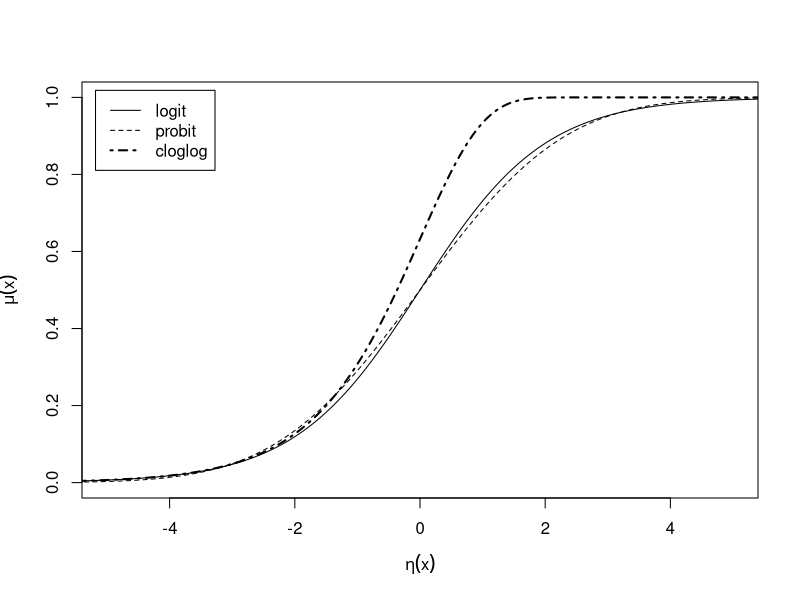
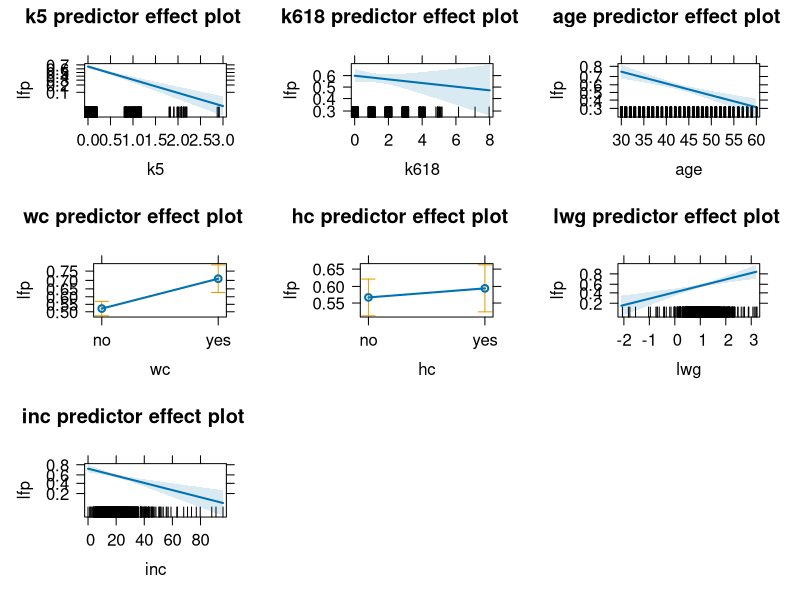
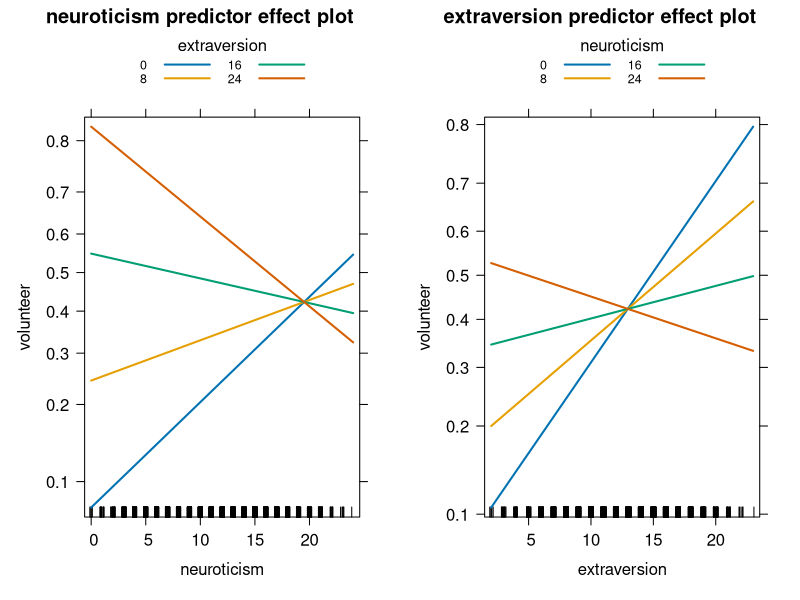
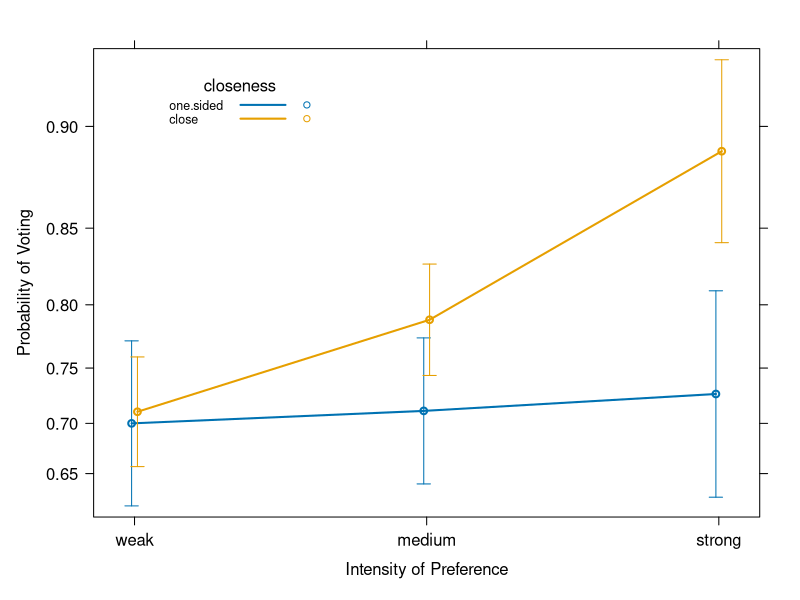
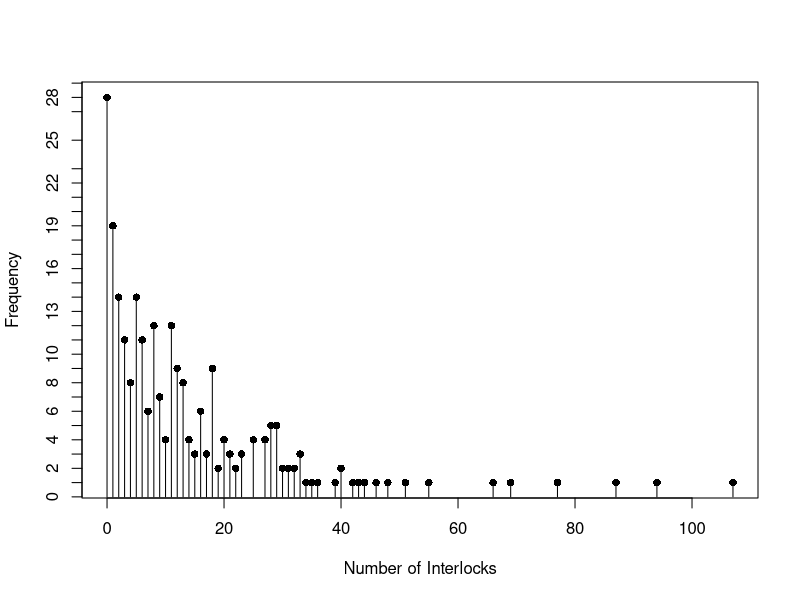
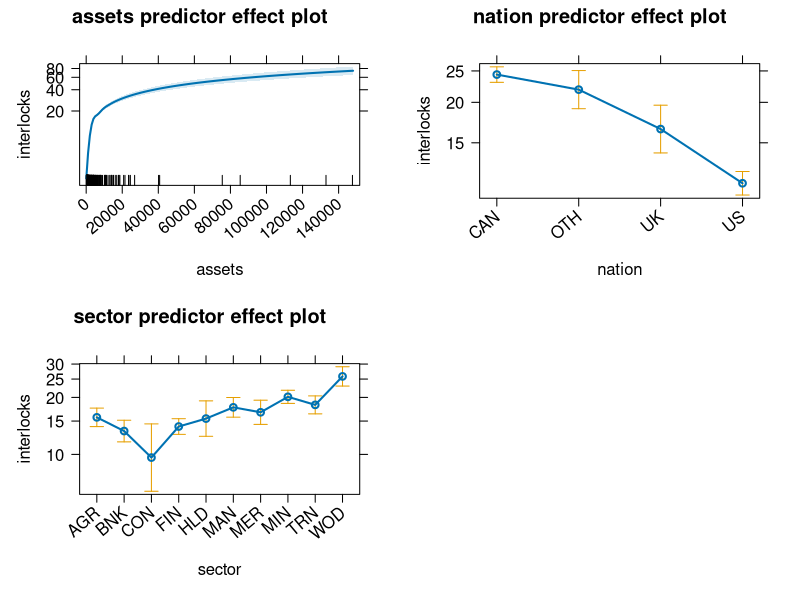
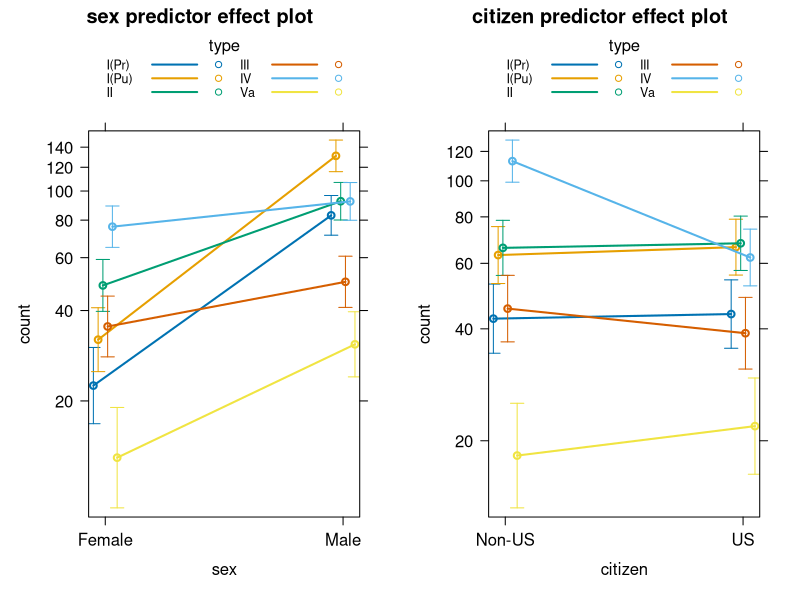
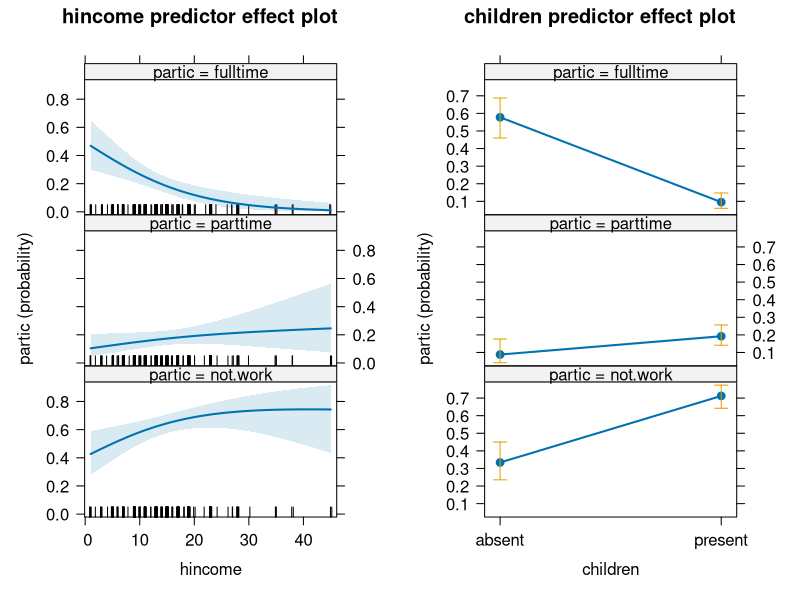

The R script that drew these images, in order:
##-----------------------------------------------------##
##  An R Companion to Applied Regression, 3rd Edition  ##
##      J. Fox and S. Weisberg, Sage Publications      ##
##               Script for Chapter  6                 ##
##-----------------------------------------------------##

Probit <- binomial(link=probit)
Logit <- binomial(link=logit)
Cloglog <- binomial(link=cloglog)
range <- seq(-10,10,length=1000)
plot(range,Logit$linkinv(range),type="l", xlim=c(-5,5), lty=1,
       xlab=expression(eta(x)), ylab=expression(mu(x)))
lines(sqrt(pi^2/3)*range, Probit$linkinv(range), lty=2)
lines(range,Cloglog$linkinv(range), lty=4, lwd=2)
legend("topleft",c("logit", "probit", "cloglog"), lty=c(1,2,4),
       lwd=c(1,1,2), inset=0.02)

library("car")
summary(Mroz)

mroz.mod <- glm(lfp ~ k5 + k618 + age + wc + hc + lwg + inc,
   family=binomial, data=Mroz)


S(mroz.mod)

brief(Cowles)
sum(Cowles$volunteer == "yes") # number yes

cowles.mod <- glm(volunteer ~ sex + neuroticism*extraversion,
    data=Cowles, family=binomial)
brief(cowles.mod, pvalues=TRUE)

library("effects")
plot(predictorEffects(mroz.mod))

plot(predictorEffects(cowles.mod, ~ neuroticism + extraversion,
    xlevels=list(neuroticism=seq(0, 24, by=8),
        extraversion=seq(0, 24, by=8))),
    lines=list(multiline=TRUE))

mroz.mod.2 <- update(mroz.mod, . ~ . - k5 - k618)
anova(mroz.mod.2, mroz.mod, test="Chisq")

brief(cowles.mod.0 <- update(cowles.mod,
    . ~ . - neuroticism:extraversion))
anova(cowles.mod.0, cowles.mod, test="Chisq")

Anova(mroz.mod)

Anova(cowles.mod)

linearHypothesis(mroz.mod, c("k5", "k618"))

linearHypothesis(mroz.mod, "k5 = k618")

opts <- options(digits=5)

head(predict(mroz.mod)) # first few values

head(predict(mroz.mod, type="response"))

options(opts)

predict.data <- data.frame(sex=c("female", "male"),
    neuroticism=rep(12, 2), extraversion=rep(12, 2))
predict.data$p.volunteer <- predict(cowles.mod,
    newdata=predict.data, type="response")
predict.data

Campbell <- data.frame(
    closeness = factor(rep(c("one.sided", "close"), c(3, 3)),
        levels=c("one.sided", "close")),
    preference = factor(rep(c("weak", "medium", "strong"), 2),
        levels=c("weak", "medium", "strong")),
    voted = c(91, 121, 64, 214, 284, 201),
    did.not.vote = c(39, 49, 24, 87, 76, 25)
)
Campbell

campbell.mod <- glm(cbind(voted, did.not.vote) ~
    closeness*preference, family=binomial, data=Campbell)

predict(campbell.mod)
residuals(campbell.mod)

plot(predictorEffects(campbell.mod, ~ preference),
    main="", confint=list(style="bars"),
    lines=list(multiline=TRUE),
    xlab="Intensity of Preference",
    ylab="Probability of Voting",
    lattice=list(key.args=list(x=0.1, y=0.95, corner=c(0, 1))))

library("emmeans")
emmeans(campbell.mod,
    pairwise ~ closeness | preference)$contrasts

campbell.mod.2 <- update(campbell.mod,
    . ~ . - closeness:preference) # no interactions
anova(campbell.mod.2, campbell.mod, test="Chisq")
Anova(campbell.mod)

deviance(campbell.mod.2)
df.residual(campbell.mod.2)
pchisq(deviance(campbell.mod.2), 2, lower.tail=FALSE)

set.seed(123456)

(Campbell.temp <- reshape(Campbell[, 1:4],
    varying=list(response=3:4), direction="long",
    timevar="turnout", v.names="count"))

Campbell.long <- NULL
for (i in 1:nrow(Campbell.temp)){
    rows <- Campbell.temp[rep(i, Campbell.temp$count[i]), 1:3]
    Campbell.long <- rbind(Campbell.long, rows)
}

Campbell.long$turnout <-
    ifelse(Campbell.long$turnout == 2, 0, 1)

ftable(xtabs(~ closeness + preference + turnout,
    data=Campbell.long))

campbell.mod.long <- glm(turnout ~ closeness*preference,
    family=binomial, data=Campbell.long)
compareCoefs(campbell.mod, campbell.mod.long)
Anova(campbell.mod.long)

round(deviance(campbell.mod), 10) # binomial logit model
df.residual(campbell.mod)
deviance(campbell.mod.long)      # binary logit model
df.residual(campbell.mod.long)


brief(Ornstein)

tab <- xtabs(~interlocks, data=Ornstein)

x <- as.numeric(names(tab)) # distinct values of interlocks
plot(x, tab, type="h",
    xlab="Number of Interlocks", ylab="Frequency")
points(x, tab, pch=16)

mod.ornstein <- glm(interlocks ~ log2(assets) + nation + sector,
   family=poisson, data=Ornstein)
S(mod.ornstein)
Anova(mod.ornstein)

plot(predictorEffects(mod.ornstein, xlevels=list(assets=100)),
    axes=list(x=list(rotate=40)))

brief(AMSsurvey[, 1:4])  # a few rows, first 4 columns

(tab.sex.citizen <- xtabs(count ~ sex + citizen,
    data=AMSsurvey))

save.digits <- options(digits=7)

chisq.test(tab.sex.citizen,
    correct=FALSE) # suppress Yates correction

options(save.digits)
remove(save.digits)

100*prop.table(tab.sex.citizen, margin=2)

(AMS2 <- as.data.frame(tab.sex.citizen))

phd.mod.indep <- glm(Freq ~ sex + citizen, family=poisson,
    data=AMS2)
  # estimated expected cell counts assuming independence:
predict(phd.mod.indep, type="response")
deviance(phd.mod.indep) # L.R. test statistic for independence
df.residual(phd.mod.indep)

pchisq(deviance(phd.mod.indep), df=df.residual(phd.mod.indep),
    lower.tail=FALSE)

sum(residuals(phd.mod.indep, type="pearson")^2)

phd.mod.all <- glm(count ~ type*sex*citizen, # saturated model
    family=poisson, data=AMSsurvey)
Anova(phd.mod.all)

phd.mod.1 <- update(phd.mod.all,
    . ~ . - sex:citizen - type:sex:citizen)
deviance(phd.mod.1)
df.residual(phd.mod.1)

pchisq(deviance(phd.mod.1), df.residual(phd.mod.1),
    lower.tail=FALSE)

plot(predictorEffects(phd.mod.1, ~ sex + citizen),
     lines=list(multiline=TRUE),
     lattice=list(key.args=list(columns=2)),
     confint=list(style="bars"))

Campbell.temp$turnout <- factor(Campbell.temp$turnout,
    labels=c("voted", "did.not.vote"))
Campbell.temp

mod.loglin <- glm(count ~ closeness*preference*turnout,
   family=poisson, data=Campbell.temp)
Anova(mod.loglin)

summary(Womenlf)
nrow(Womenlf)

library("nnet")
Womenlf$partic <- factor(Womenlf$partic,
    levels=c("not.work", "parttime", "fulltime"))
mod.multinom <- multinom(partic ~ hincome*children + region,
    data=Womenlf)

Anova(mod.multinom)

mod.multinom.1 <- update(mod.multinom,
    . ~ . - region - hincome:children)

S(mod.multinom.1)

plot(predictorEffects(mod.multinom.1))

plot(Effect(c("hincome", "children"), mod.multinom.1))

plot(Effect(c("hincome", "children"), mod.multinom.1,
        xlevels=50),
    axes=list(y=list(style="stacked")),
    lines=list(col=gray(c(0.2, 0.5, 0.8))))

library("MASS")
mod.polr <- polr(partic ~ hincome + children, data=Womenlf)
S(mod.polr)

plot(Effect(c("hincome", "children"), mod.polr))

plot(Effect(c("hincome", "children"), mod.polr),
    axes=list(y=list(style="stacked")),
    lines=list(col=gray(c(.2, .5, .8))))

plot(Effect(c("hincome", "children"), mod.polr, latent=TRUE))

AIC(mod.multinom.1)
AIC(mod.polr)

poTest(mod.polr)

x <- seq(0.1, 4, by=.02)
d.5 <- dgamma(x, shape=.5, scale=1/.5)
d1 <- dgamma(x, shape=1, scale=1/1)
d2 <- dgamma(x, shape=2, scale=1/2)
d5 <- dgamma(x, shape=5, scale=1/5)
plot(rep(x,4), c(d.5, d1, d2, d5), type='n',
 xlab="y", ylab="p(y)")
lines(x, d.5, lty=1, lwd=2)
lines(x, d1, lty=1, lwd=2)
lines(x, d2, lty=1, lwd=2)
lines(x, d5, lty=1, lwd=2)
text (c(0.1,0.2, 0.8, 1.0), c( 1.1, 0.85, 0.65, 0.9), pos=4,
labels=c(expression(alpha == 0.5),
    expression(alpha == 1),expression(alpha == 2),
    expression(alpha == 5)))
abline(h=0, lty=2)

trans.gamma <- glm(time ~ t1 + t2, family=Gamma(link=identity),
    data=Transact)
S(trans.gamma)

gamma.shape(trans.gamma)

set.seed(12134) # for reproducibility
deltaMethod(trans.gamma, "t1/t2")
boot.trans <- Boot(trans.gamma)
ratio <- boot.trans$t[, "t1"]/boot.trans$t[, "t2"]
c("t1/t2"=as.vector(coef(trans.gamma)[2]/coef(trans.gamma)[3]),
    bootSE=sd(ratio), quantile(ratio, c(0.025, 0.975)))

(phihat <- sum(residuals(mod.ornstein, type="pearson")^2)/
         df.residual(mod.ornstein))

S(mod.ornstein, dispersion=phihat, brief=TRUE)

Anova(mod.ornstein, test.statistic="F")


mod.ornstein.nb <- update(mod.ornstein,
    family=negative.binomial(1.5))

thetas <- seq(0.5, 2.5, by=0.5)
aics <- rep(0, 5) # allocate vector
for (i in seq(along=thetas)) {
    aics[i] <- AIC(update(mod.ornstein.nb,
         family=negative.binomial(thetas[i])))
}
names(aics) <- thetas
aics

brief(mod.ornstein.nb)

summary(glm.nb(interlocks ~ log2(assets) + nation + sector,
    data=Ornstein))
